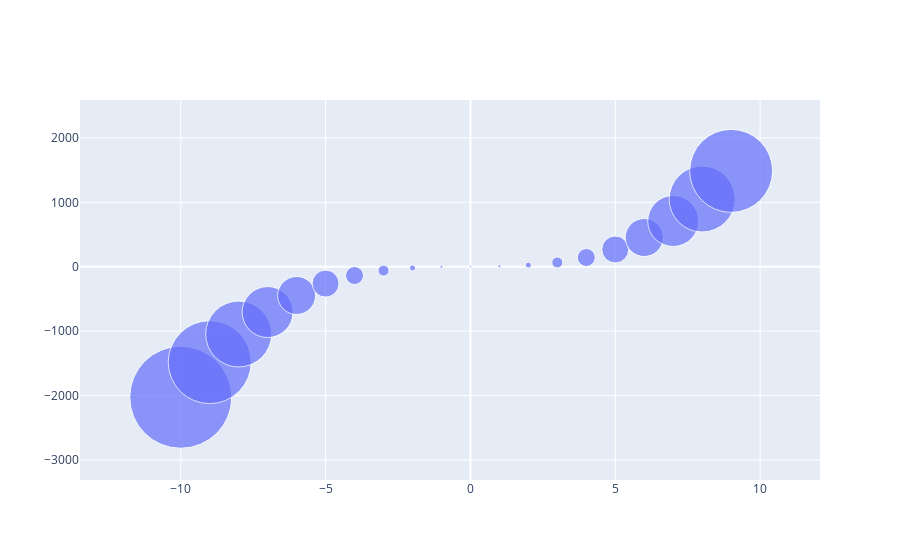

This figure's notebook cell:
### Markdown cell above
## Plotly - Bubble Plot

### Code cell
fig = go.Figure(data=go.Scatter(x=x, y=y, mode='markers', marker_size=z))
fig.show()

### Figure 1 — Plotly figure (JSON) as saved in the notebook; plotly's stock layout.template omitted (floating-point values rounded to 4 significant figures)
{"data": [{"marker": {"size": [102, 83, 66, 51, 38, 27, 18, 11, 6, 3, 2, 3, 6, 11, 18, 27, 38, 51, 66, 83]}, "mode": "markers", "type": "scatter", "x": [-10, -9, -8, -7, -6, -5, -4, -3, -2, -1, 0, 1, 2, 3, 4, 5, 6, 7, 8, 9], "y": [-2027, -1482, -1045, -704, -447, -262, -137, -60, -19, -2, 3, 8, 25, 66, 143, 268, 453, 710, 1051, 1488]}], "layout": {}}
